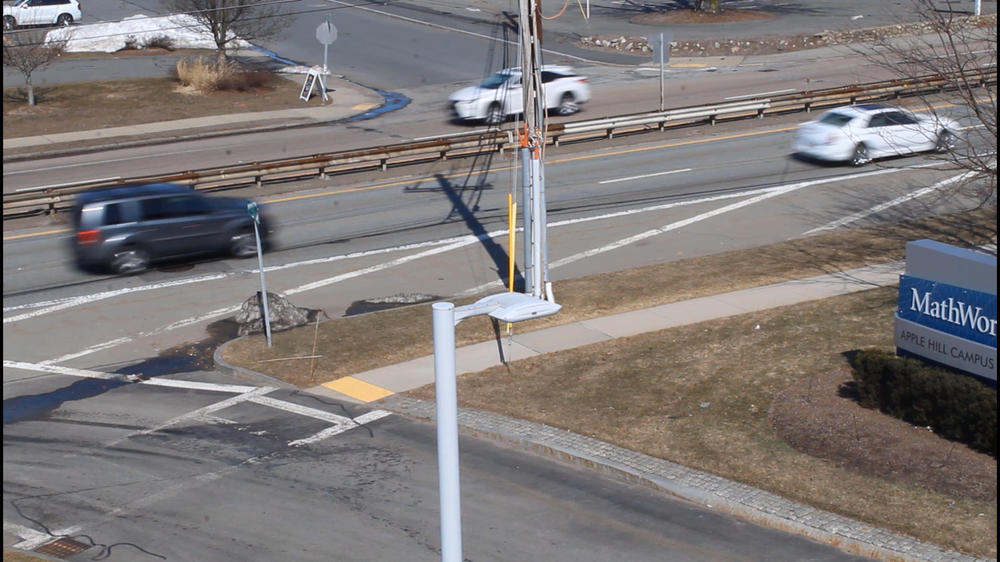
%> input picture Data/MathWorks Images/Rt9Frame1.png, 1000 x 562 px, shrunk from 1920 x 1080 before the run
$ octave w2_ga2.m   (GNU Octave 9; MATLAB toolbox functions it lacks are replaced by stand-ins)
%> lines starting %> are read from the running program, lines starting %| are printed output that depends on the picture
frame1 = imread("Rt9Frame1.png");
%> frame1 is the input picture: size 562x1000x3 uint8; mean R, G, B 125.6, 120.3, 119.8
frame2 = imread("Rt9Frame2.png");
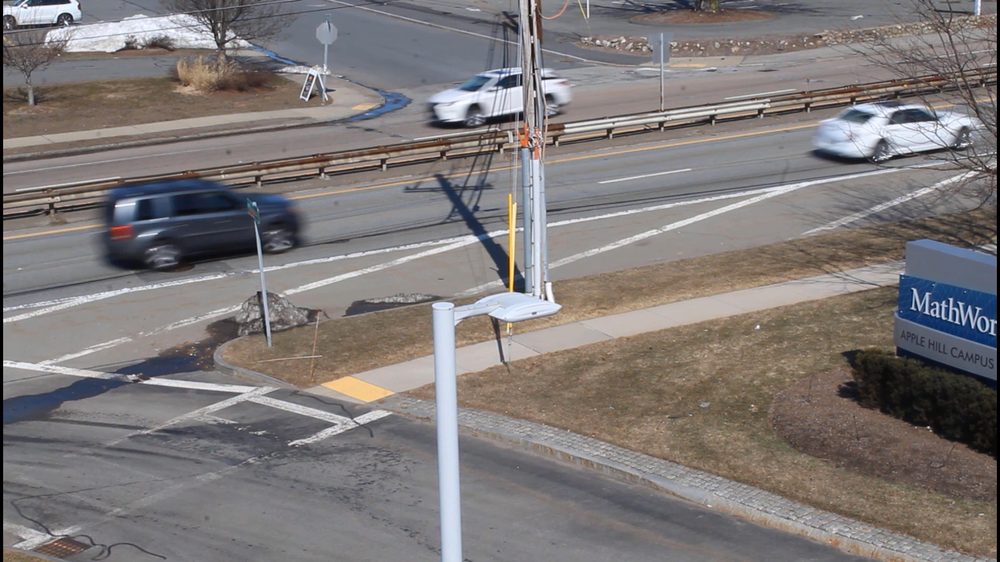
%> input picture Data/MathWorks Images/Rt9Frame2.png, 1000 x 562 px, shrunk from 1920 x 1080 before the run
%> frame2 is the input picture: size 562x1000x3 uint8; mean R, G, B 125.7, 120.4, 119.8

% Paste your solution code from "Project: Applying Optical Flow to Detect Moving Objects" here:
gray1 = im2gray(frame1);
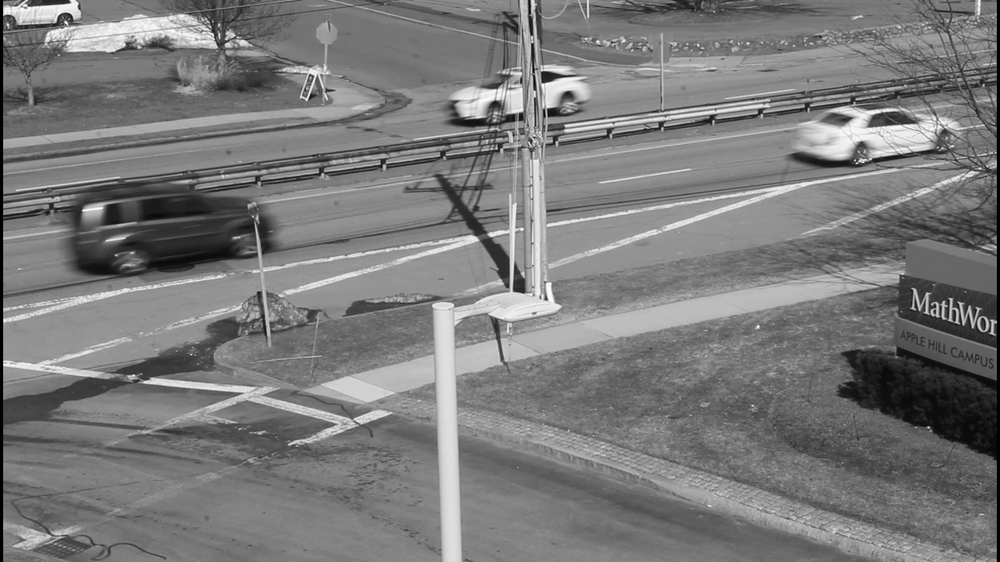
%> gray1: size 562x1000 uint8; min 0, max 255, mean 121.9
gray2 = im2gray(frame2);
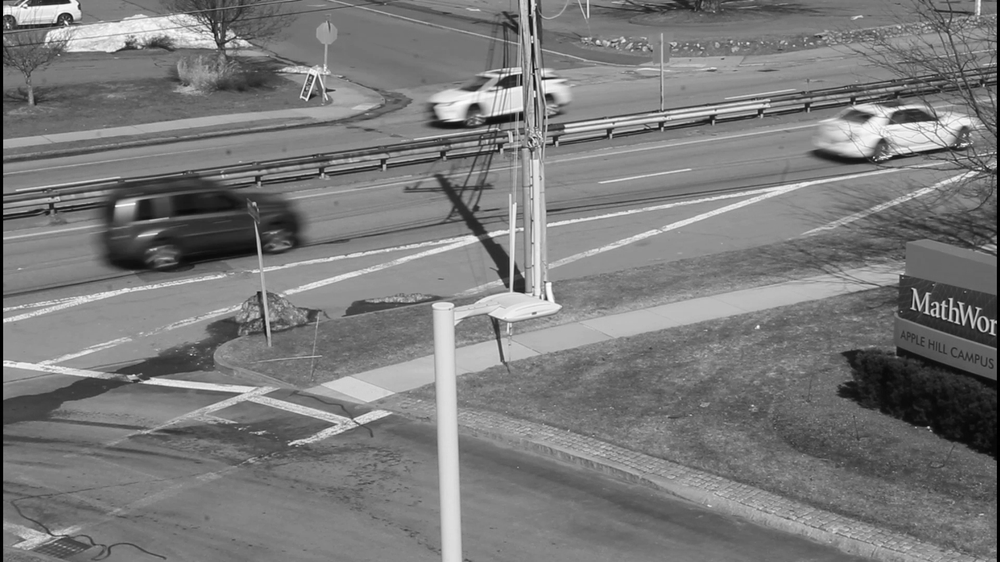
%> gray2: size 562x1000 uint8; min 0, max 255, mean 121.9; mean of the top-left, top-right, bottom-left and bottom-right quarters 117, 130.4, 129, 111.2

%> (the run ends here)
